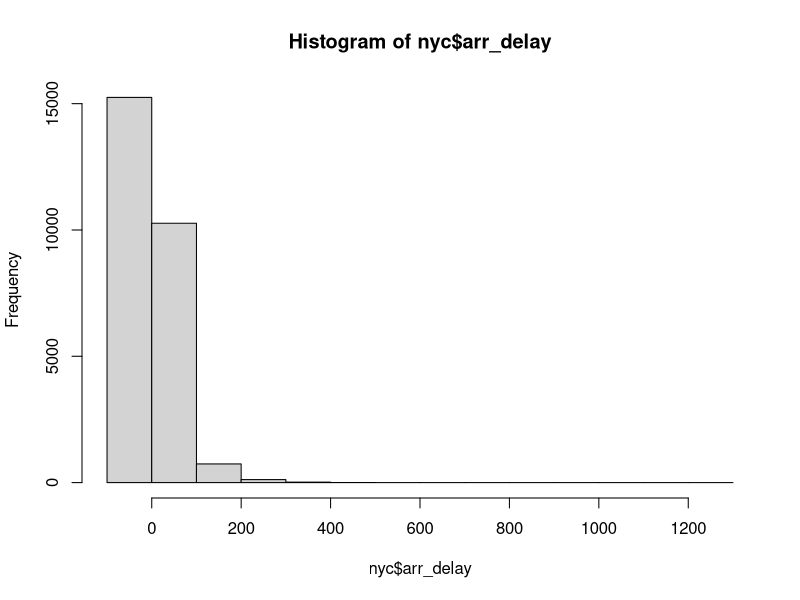

The R script that drew this image:
## ---- chunk 1
days <- c("Sun", "Mon", "Tue", "Wed", "Thu", "Fri", "Sat", 1, 2, 3, 4.55)
days[2]  #The second value
days[2:5] #Second through fifth value
days[-4] #Everything except the 4th value
days[days == "Sun" | days == "Sat"] #Get all days that are Sat or Sun
## ---- chunk 2
group <- c(1, 1, 1, 2, 2, 2, 3, 3, 3)
group <- as.factor(group); group  #as.XYZ() functions exist for all kinds of XYZ
class(group) #What kind of variable it is
levels(group) <- c("Low", "Medium", "High"); group
## ---- chunk 3
age <- c(17, 19, 21, 22, 18, 23, 17, 18)
score <- c(98, 88, 70, 54, 76, 92, 67, 44)
gender <- c(1, 2, 1, 1, 2, 2, 1, 1); gender <- as.factor(gender)
levels(gender) <- c("male", "female")
combineddata <- data.frame(age, gender, score); combineddata
rm(score, age, gender) #Removing previous data
combineddata$score #accessing components of a data frame
names(combineddata) #Find names of data frame constituents
str(combineddata) #Find structure of the data frame
nrow(combineddata[combineddata$score > 75,])
## ---- chunk 4
salary <- c(100, 125, 95, 135, 160)  
industry <- c("Manufacturing", "E-Commerce", "Logistics", "Consulting", "Banking")
## ---- chunk 5
salary.by.industry <- data.frame(industry, salary); salary.by.industry
## ---- chunk 6
nyc <- read.table("nycflightsjan13.csv", header = T, sep = ",")
## ---- chunk 7
write.csv(nyc, file = "nyc.csv")
## ---- chunk 8
nyc <- read.csv("nycflightsjan13.csv")
nyc$speed <- NULL
## ---- chunk 9
nyc[3,1] # Row 3, first column
nyc[1:5,-3] # First five rows, all columns except the third
nyc[1:5,"origin"] # origin column for rows 1 through 5
nyc[1:5,c("arr_time", "dep_time")] # arr_time and dep_time variable for rows 1:5
#nyc[nyc$dest == "ALB",]  # Note the comma - says all columns, commented for brevity
nyc[c(3, 15), ]
## ---- chunk 10
newdata <- subset(nyc, nyc$dest == "ALB" & nyc$origin == "JFK")
# subset(nyc, nyc$day == 5 | nyc$day == 6) #Commented for brevity
## ---- chunk 11
#sample(nyc, 2) # Gives two random columns
nyc[sample(1:nrow(nyc), 2), ] # Gives two random rows, all the columns
## ---- chunk 12
mean(nyc$arr_delay, na.rm = TRUE)
median(nyc$arr_delay, na.rm = TRUE)
var(nyc$arr_delay, na.rm = TRUE)
max(nyc$arr_delay, na.rm = TRUE)
# There are also sd(), cov(), quantile(), min(), max(), range()
## ---- chunk 13
summary(nyc)
## ---- chunk 14
str(nyc)
## ---- chunk 15
attach(nyc) 
mean(arr_delay, na.rm=TRUE) # Direct access to columns
## ---- chunk 16
system.time(var(nyc$arr_delay, na.rm = TRUE))
Sys.time() #Get current system time
## ---- chunk 17
nyc <- read.csv("nycflightsjan13.csv")
## ---- chunk 18
print("Head")
head(nyc)

print("Tail")
tail(nyc)
## ---- chunk 19
nrow(nyc)

ncol(nyc)
## ---- chunk 20
#I chose to remove NA values
mean(nyc$arr_delay, na.rm = T)

## ---- chunk 21
hist(nyc$arr_delay)
## ---- chunk 22

## ---- chunk 23
x <-subset(nyc, nyc$origin == "NYC")

